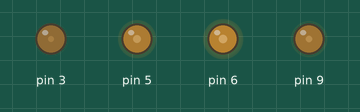
A sketch run on a simulated Arduino Uno, built with avr-gcc and run on an emulated ATmega328P. Shown: output pins drawn as LEDs (lit = HIGH).

Above: at 0.1 s.
Timing chart, 0 to 1.6 s (numbered marks = the images above):
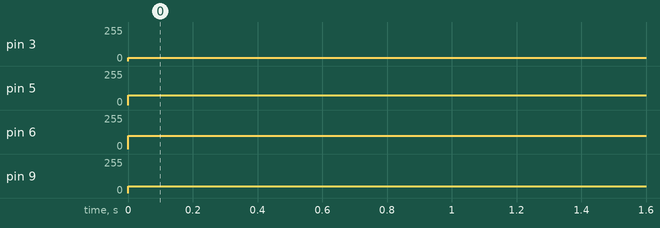

The sketch:

logic_analyzer.ino
```cpp
void setup() {
  // put your setup code here, to run once:
pinMode(3,OUTPUT);
pinMode(9,OUTPUT);
pinMode(6,OUTPUT);
pinMode(5,OUTPUT);
}

void loop() {
  // put your main code here, to run repeatedly:

  analogWrite(3, 25);
  analogWrite(9, 50);
  analogWrite(5, 75);
  analogWrite(6, 100);

}
```

Measured:
- by itself, pin 3: 0/255 → 25/255 at 0.00 s
- by itself, pin 5: 0/255 → 75/255 at 0.00 s
- by itself, pin 6: 0/255 → 100/255 at 0.00 s
- by itself, pin 9: 0/255 → 50/255 at 0.00 s
